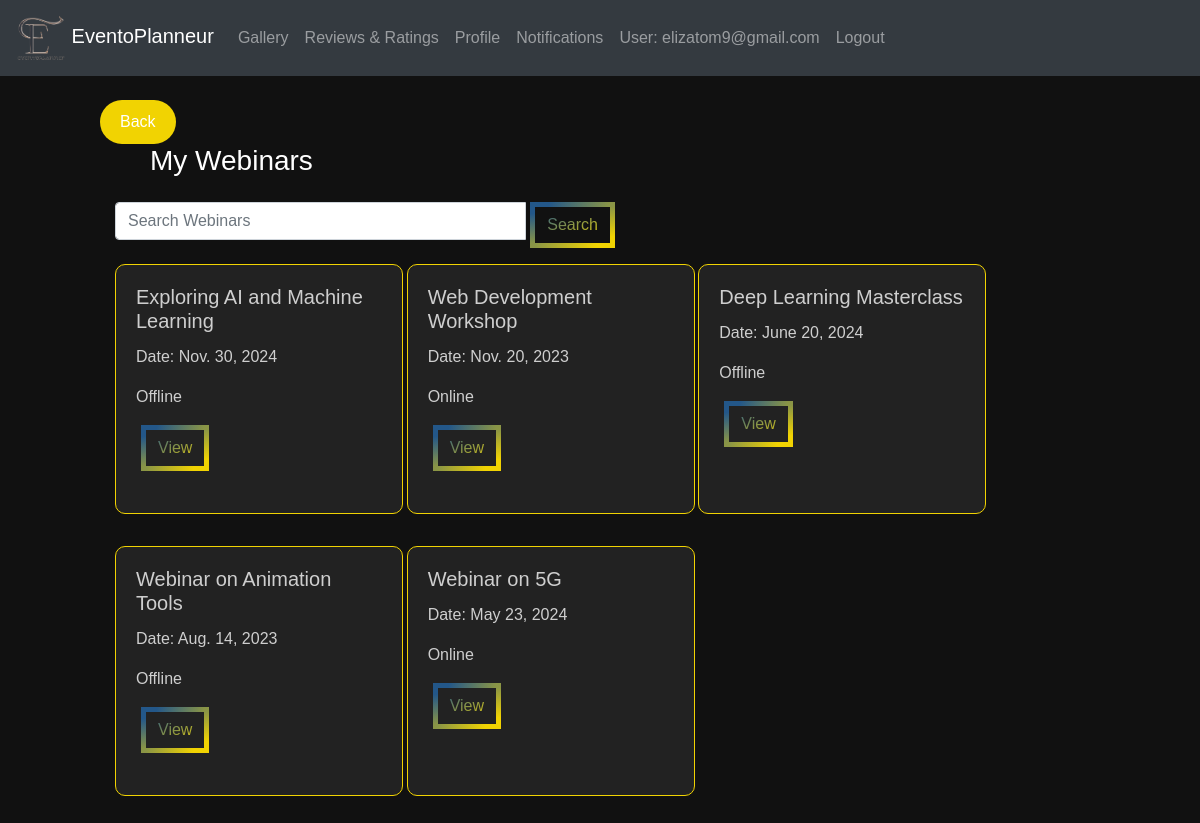
The page /past_webinars/ (signed in) on the database its author committed.
### eventapp/models.py (models this page shows, shortened)
class CustomUser(AbstractUser):
    username = None
    USERNAME_FIELD  = 'email'
    email = models.EmailField(unique=True)
    password = models.CharField(max_length=128)
    is_organizer = models.BooleanField(default=False)
    is_provider = models.BooleanField(default=False)
    is_attendee = models.BooleanField(default=False)
    is_verified = models.BooleanField(default=False)
    verification_token = models.CharField(max_length=100, blank=True, null=True)
    REQUIRED_FIELDS = []
    objects = CustomUserManager()

class WebinarRegistration(models.Model):
    certificate_status=models.IntegerField(default=0,null=True,blank=True)
    user = models.ForeignKey(Attendee, on_delete=models.CASCADE)
    webinar = models.ForeignKey(Webinar, on_delete=models.CASCADE)

class Webinar(models.Model):
    EVENT_TYPE_CHOICES = [
    ('Online', 'Online'),
    ('Offline', 'Offline'),
]
    id = models.AutoField(primary_key=True)
    title = models.CharField(max_length=100)
    event_type = models.CharField(max_length=10, choices=EVENT_TYPE_CHOICES, default='offline')
    description = models.TextField()
    date = models.DateField(default=None, blank=True, null=True)
    start_time = models.TimeField(blank=True, null=True)
    end_time = models.TimeField(blank=True, null=True)
    location = models.CharField(max_length=200, blank=True, null=True)
    poster = models.URLField(blank=True, null=True)
    organizer_name = models.CharField(max_length=100)
    deadline = models.DateField(default=None, blank=True, null=True)
    fee = models.DecimalField(max_digits=10, decimal_places=2, blank=True, null=True)
    speakers = models.ManyToManyField(Speaker, blank=True)
    org_user=models.ForeignKey(CustomUser, on_delete=models.CASCADE,null=True,blank=True)
    livestream = models.URLField(blank=True, null=True)
    phone_number = models.CharField(max_length=15)
    max_participants = models.PositiveIntegerField(null=True,default=50)
    status = models.IntegerField(default=1,null=True,blank=True)

### eventapp/views.py (the view)
# urls.py: path('past_webinars/', views.past_webinars, name='past_webinars'),
@login_required
def past_webinars(request):
    attendee = request.user
    current_date = timezone.now().date()
    user = Attendee.objects.get(email=attendee.email)
    upcoming_webinars = WebinarRegistration.objects.filter(user=user, webinar__date__lt=current_date)
    context = {
        'upcoming_webinars': upcoming_webinars
    }
    return render(request, 'past_webinars.html', context)

### templates/past_webinars.html (shortened to what this page needs)
{% load static %}
<!DOCTYPE html>
<html lang="en">
<head>
  <link rel="stylesheet" href="https://maxcdn.bootstrapcdn.com/bootstrap/4.5.2/css/bootstrap.min.css">
  <link rel="stylesheet"type="text/css" href="{% static 'css/webinar.css' %}">
</head>
<body>
  <nav class="navbar navbar-expand-md bg-dark navbar-dark">
    <div class="containers">
      <a class="navbar-brand" href="{% url 'eventapp:attendeehome' %}">
        <img src="{% static 'images/Eventoplanneur.png' %}" alt="Logo" width="50"> EventoPlanneur
      </a>
      <div class="collapse navbar-collapse" id="navbarCollapse">
        <ul class="navbar-nav ml-auto">
          <li class="nav-item"><a class="nav-link" href="#gallery">Gallery</a></li>
          <li class="nav-item"><a class="nav-link" href="#reviews">Reviews & Ratings</a></li>
          <li class="nav-item"><a class="nav-link" href="{% url 'eventapp:attendee_profile' %}">Profile</a></li>
          <li class="nav-item"><a class="nav-link" href="#notifications">Notifications</a></li>
          <li class="nav-item">
            {% if user.is_authenticated %}
            <a class="nav-link" >User: {{ user.email }}</a>
            <li class="nav-item"><a href="{% url 'eventapp:logout' %}" class="nav-link">Logout</a></li>
            {% endif %}
          </li>
        </ul>
      </div>
    </div>
  </nav>
  <div style="margin-left:100px;margin-right:225px" ><br>
    <a class="btn2" onclick="goBack()" style="background-color: #F1D302; /* Yellow */
    border: none;
    color: white;
    padding: 10px 20px;
    text-align: center;
    text-decoration: none;
    display: inline-block;
    font-size: 16px;
    cursor: pointer;
    border-radius: 40px;">
    Back
</a>
    <h3 style="margin-left:50px;color:white">My Webinars</h3>
    <div class="container mx-auto mt-4" >
      <div class="row">
        <div class="col-md-12 mb-3">
          <form method="GET" action="{% url 'eventapp:events' %}">
              <div class="input-group">
                  <input type="text" class="form-control" name="search" placeholder="Search Webinars">
                  <div class="input-group-append">
                      <button class="btn btn-outline-secondary" type="submit"> Search</button>
                  </div>
              </div>
          </form>
      </div>
{% for registration in upcoming_webinars %}
<div class="col-md-4">
    <div class="card" style="width: 18rem;">
      <div class="card-body">
        <h5 class="card-title">{{ registration.webinar.title }}</h5>
        <p class="card-text">Date: {{ registration.webinar.date }}</p>
        <p class="card-text">{{ registration.webinar.event_type }}</p>
        <a class="btn mr-2" href="{% url 'view_webinar' registration.webinar.id %}">View</a>
      </div>
    </div>
</div>
{% endfor %}
      </div>
    </div>
  </div>
</body>
</html>

### static/css/webinar.css (style rules this page uses)
body { font-family: Arial, sans-serif; margin: 0; padding: 0; background-position: center; color: #ad6341; background-image: url("/static/images/bg.gif"); background-size: cover; }
.containers { display: flex; justify-content: space-between; text-align: right; }
.container { display: flex; justify-content: space-between; margin: 5px; }
button { font-family: Arial, Helvetica, sans-serif; font-weight: bold; color: white; background-color: #171717; padding: 1em 2em; border: none; border-radius: .6rem; position: relative; cursor: pointer; overflow: hidden; }
.card { width: 190px; border-radius: 10px; }

### templates/past_webinars.html (style rules this page uses)
:root { --gradient: linear-gradient(to left top, #F1D302 10%, #235789 90%) !important; }
body { background: #111 !important;; }
.input-group { width:500px; }
.card { background: #222; border: 1px solid #F1D302; color: rgba(250, 250, 250, 0.8); margin-bottom: 2rem; height:250px; }
.btn { margin-left:5px; border: 5px solid; border-image-slice: 1; background: var(--gradient) !important; -webkit-background-clip: text !important; -webkit-text-fill-color: transparent !important; border-image-source: var(--gradient) !important; text-decoration: none; transition: all .4s ease; }

### rows shown on the page
CustomUser: email "elizatom9@gmail.com"
WebinarRegistration: webinar "Exploring AI and Machine Learning", webinar "Nov. 30, 2024", webinar.event_type "Offline"
WebinarRegistration: webinar "Web Development Workshop", webinar "Nov. 20, 2023", webinar.event_type "Online"
WebinarRegistration: webinar "Deep Learning Masterclass", webinar "June 20, 2024", webinar.event_type "Offline"
WebinarRegistration: webinar "Webinar on Animation Tools", webinar "Aug. 14, 2023", webinar.event_type "Offline"
WebinarRegistration: webinar "Webinar on 5G", webinar "May 23, 2024", webinar.event_type "Online"
